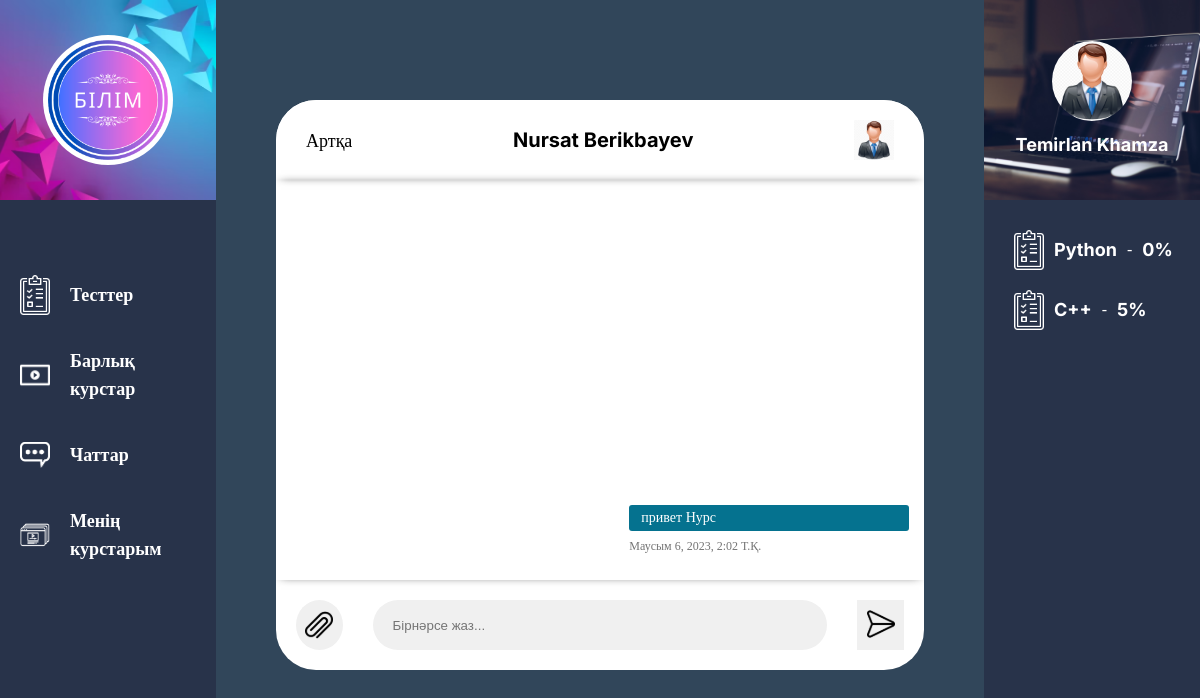
Page /chats/6/ (signed in) on the committed database.
### online_courses/models.py (models this page shows, shortened)
class AllUserInfo(models.Model):
    user_pk = models.ForeignKey(settings.AUTH_USER_MODEL,on_delete=models.CASCADE)
    first_name=models.CharField(max_length=50)
    last_name=models.CharField(max_length=50)
    city=models.CharField(max_length=20,default='None')
    email=models.EmailField()
    phone=models.CharField(max_length=20,default='None')
    user_icon=models.ImageField(upload_to='icons/')
    user_type=models.CharField(max_length=30, default='student')
    def isUserTeacher(self):
        if(self.user_type == 'student'):
            return False
        else:
            return True
    class Meta:
        verbose_name = "Қолданушы туралы толық ақпарат"
        verbose_name_plural = "Қолданушылар туралы толық ақпарат"

class UserMessages(models.Model):
    user_sender=models.ForeignKey(settings.AUTH_USER_MODEL,on_delete=models.CASCADE , related_name='user_sender')
    user_reciver=models.ForeignKey(settings.AUTH_USER_MODEL,on_delete=models.CASCADE,related_name='user_reciver')
    message_text=models.TextField()
    message_date=models.DateTimeField(default=timezone.now)
    class Meta:
        verbose_name = "Хабарлама"
        verbose_name_plural = "Хабарламалар"

class UserCourseSubscribe(models.Model):
    user_pk=models.ForeignKey(settings.AUTH_USER_MODEL,on_delete=models.CASCADE)
    course_pk=models.ForeignKey(CourseGeneral,on_delete=models.CASCADE)
    grades=models.IntegerField(default=0)
    class Meta:
        verbose_name = "Курсқа жазылым"
        verbose_name_plural = "Курстарға жазылым"

class CourseGeneral(models.Model):
    author = models.ForeignKey(settings.AUTH_USER_MODEL, on_delete=models.CASCADE)
    title = models.CharField(max_length=30)
    info = models.TextField()
    created_date = models.DateTimeField(default=timezone.now)
    published_date = models.DateTimeField(blank=True, null=True)
    course_icon = models.ImageField(upload_to='media/', blank=True ,default='qwert',null=True)
    class Meta:
        verbose_name = "Курс туралы толық ақпарат"
        verbose_name_plural = "Курстар туралы толық ақпарат"

### online_courses/views.py (the view)
# urls.py: path('chats/<int:pk>/', views.every_chat, name='chat'),
def every_chat(request,pk):
    user=get_object_or_404( AllUserInfo,user_pk=request.user.pk)
    companion_user=get_object_or_404( AllUserInfo,user_pk=pk)
    mycourses=UserCourseSubscribe.objects.filter(user_pk=request.user)
    if request.method=='POST':
        message_text=request.POST.get('text')
        UserMessages.objects.create(user_sender=request.user,user_reciver=companion_user.user_pk,message_text=message_text)
    chat_messages=UserMessages.objects.filter(Q(user_sender=request.user,user_reciver=companion_user.user_pk) | Q(user_sender=companion_user.user_pk,user_reciver=request.user)).order_by('-message_date')
    for messages in chat_messages:
        if messages.user_sender==request.user:
            messages.current_user=True
        else:
            messages.current_user=False
    return render(request,'online_courses/chat.html',{"userInfo":user,"companion_user":companion_user,'mycourses':mycourses,"messages":chat_messages})

### online_courses/templates/online_courses/chat.html (shortened to what this page needs)
{% extends 'online_courses/main.html' %}
{% load static %}
{% block content %}
<head>
    <link rel="stylesheet" href="{% static 'assets/css/messages.css' %}">
    <link rel="stylesheet" href="{% static 'assets/css/chat.css' %}">
</head>
        <div class="main-content">
            <div class="chat">
                <div class="chat-top">
                    <button onclick="history.back()">Артқа</button>
                    <p>{{ companion_user.first_name }} {{ companion_user.last_name }}</p>
                    {% if companion_user.user_icon %}
                        <img src="{{ companion_user.user_icon.url }}" alt="">
                    {% else %}
                        <img src="assets/icon/chat.svg" alt="">
                    {% endif %}
                </div>
                <div class="chat-area">
                    <div class="mesgs">
                        <div class="msg_history">
                          {% for message in messages %}
                            {% if message.current_user %}
                            <div class="outgoing_msg">
                                <div class="sent_msg">
                                <p>{{message.message_text}}</p>
                                <span class="time_date"> {{message.message_date}}</span>
                                </div>
                            </div>
                            {% endif  %}
                          {% endfor  %}
                        </div>
                      </div>
                </div>
                <form action="" class="chat-form" method="post">
                    <label for="file">
                        <img src="{% static 'assets/icon/file.svg' %}" alt="">
                    </label>
                    <input type="text" placeholder="Бірнәрсе жаз..." name="text" required>
                    <button type="submit">
                        <img src="{% static 'assets/icon/send.svg' %}" alt="">
                    </button>
                </form>
            </div>
        </div>
        {% endblock %}

### online_courses/templates/online_courses/main.html (shortened to what this page needs)
{% load static %}
<!DOCTYPE html>
<html lang="en">
<head>
    <link rel="stylesheet" href="{% static  'assets/css/main.css' %}">
    <link rel="stylesheet" href="{% static  'assets/css/all-courses.css' %}">
</head>
<body>
    <main class="main">
        <div class="sidebar-left">
            <div class="sidebar-logo">
                <a href="{% url 'all_courses' %}">
                    <img src="{% static  'assets/img/ілім.png' %}" alt="">
                </a>
            </div>
            <div class="sidebar-left__item">
                <a href="{% url 'all_tests' %}">
                    <img src="{% static  'assets/icon/s1.png' %}" alt="">
                    <span>Тесттер</span>
                </a>
                <a href="{% url 'all_courses'%}">
                    <img src="{% static  'assets/icon/video.png' %}" alt="">
                    <span>Барлық курстар</span>
                </a>
                <a href="{% url 'all_chats' %}">
                    <img src="{% static  'assets/icon/chat.png' %}" alt="">
                    <span>Чаттар</span>
                </a>
                {% if userInfo %}
                {% if userInfo.isUserTeacher %}
                <a href="{% url 'teacher_courses' %}">
                    <img src="{% static  'assets/icon/persons.png' %}" alt="">
                    <span>Менің курстарым</span>
                </a>
                {% endif %}
                {% endif %}
            </div>
        </div>
        {% block content %}
        {% endblock %}
        <div class="sidebar-right">
            <div class="sidebar-right__user">
                {% if userInfo %}
                <a href="{% url 'user_profile' %}">
                    {% if userInfo.user_icon %}
                        <img style="border-radius: 50%;" src="{{ userInfo.user_icon.url }}" alt="">
                    {% else %}
                        <img style="border-radius: 50%;" src="{% static  'assets/icon/avatar.png' %}" alt="">
                    {% endif%}
                    <h3>{{ userInfo.first_name }}  {{userInfo.last_name}}  </h3>
                </a>
                {% else %}
                <a href="{% url 'login' %}">
                    <img style="border-radius: 50%;" src="{% static  'assets/icon/avatar.png' %}" alt="">
                    <h3>log in</h3>
                </a>
                {% endif %}
            </div>
            <div class="sidebar-right__stats">
                {% for mycourse in mycourses %}
                <a href="#">
                    <img src="{% static  'assets/icon/s1.png' %}" alt="">
                    <span class="sidebar-right__stats-name">
                        {{ mycourse.course_pk.title }}
                    </span> -
                    <div class="sidebar-right__stats-rating">
                        {{ mycourse.grades}}%
                    </div>
                </a>
                {% endfor %}
            </div>
        </div>
    </main>
</body>
</html>

### online_courses/static/assets/css/main.css (style rules this page uses)
* { padding: 0; margin: 0; text-decoration: none; box-sizing: border-box; }
body { background: #31465a; padding-bottom: 100px; }
.main { display: flex; }
.sidebar-left, .sidebar-right { height: 100vh; width: 18%; }
.sidebar-left { position: fixed; left: 0; top: 0; }
.sidebar-right { position: fixed; right: 0; top: 0; }
.main-content { width: 54%; margin: auto; margin-top: 100px; }
.sidebar-left, .sidebar-right { background: rgb(40, 51, 74); }
.sidebar-logo { display: flex; justify-content: center; align-items: center; height: 200px; width: 100%; background: url(../img/sidebar-logo_back.avif); background-size: cover; background-position: center; }
.sidebar-logo a { display: block; width: 130px; height: 130px; padding: 5px; background-color: #fff; border-radius: 50%; }
.sidebar-logo img { width: 100%; height: 100%; }
.sidebar-left__item img { width: 30px; }
.sidebar-left__item { margin-top: 50px; padding: 20px; }
.sidebar-left__item span { font-family: 'Inter'; font-weight: bold; font-size: 18px; line-height: 28px; color: #fff; }
.sidebar-left__item a { display: flex; align-items: center; gap: 20px; height: 50px; transition: .5s; margin-bottom: 30px; }
.sidebar-right__user { height: 200px; background: url(../img/sidebar-right.jpg); background-size: cover; background-position: center; width: 100%; display: flex; align-items: center; justify-content: center; }
.sidebar-right__user img { width: 80px; height: 80px; display: block; margin: auto; }
.sidebar-right__user h3 { font-family: 'Inter'; font-size: 18px; line-height: 28px; color: #fff; font-weight: bold; text-align: center; margin-top: 10px; }
.sidebar-right__stats { padding: 30px; }
.sidebar-right__stats img { width: 30px; }
.sidebar-right__stats-name { font-family: 'Inter'; font-weight: 700; font-size: 18px; line-height: 28px; color: #fff; }
.sidebar-right__stats-rating { font-family: 'Inter'; font-weight: 700; font-size: 18px; line-height: 28px; color: #fff; }
.sidebar-right__stats a { color: #fff; display: flex; align-items: center; gap: 10px; margin-bottom: 20px; }
.sidebar-left, .sidebar-right { transition: 1s; }

### online_courses/static/assets/css/messages.css (style rules this page uses)
.time_date { color: #747474; display: block; font-size: 12px; margin: 8px 0 0; }
.mesgs { float: left; padding: 30px 15px 0 25px; width: 100%; height: 100%; }
.sent_msg p { background: #05728f ; border-radius: 3px; font-size: 14px; margin: 0; color:#fff; padding: 5px 10px 5px 12px; width:100%; }
.outgoing_msg { margin:26px 0 26px; }
.sent_msg { float: right; width: 46%; }
.msg_history { display: flex; flex-direction: column-reverse; height: 100%; width: auto; overflow-Y:scroll; }

### online_courses/static/assets/css/chat.css (style rules this page uses)
.chat { width: 100%; border-radius: 40px; overflow: hidden; background: #fff; }
.chat-top { background: #fff; padding-top: 20px; padding-bottom: 20px; display: flex; justify-content: space-between; align-items: center; padding-left: 30px; padding-right: 30px; box-shadow: 0px 0px 10px -5px black; }
.chat-top button { background: transparent; cursor: pointer; border: none; font-family: 'Inter'; font-weight: 400; font-size: 18px; line-height: 23px; color: #000000; }
.chat-top p { font-family: 'Inter'; font-weight: bold; font-size: 20px; line-height: 28px; color: #000000; }
.chat-top img { width: 40px; height: 40px; object-fit: cover; }
.chat-area { width: 100%; height: 400px; box-shadow: 0px 0px 10px -5px black; }
.chat-form { padding-top: 20px; padding-bottom: 20px; padding-left: 20px; padding-right: 20px; display: flex; gap: 30px; }
.chat-form label { width: 50px; height: 50px; display: block; background: rgb(240, 240, 240); display: flex; justify-content: center; align-items: center; border-radius: 50%; cursor: pointer; }
.chat-form > input[type=text] { width: 80%; padding-left: 20px; border-radius: 25px; border: none; background: rgb(240, 240, 240); outline: none }
.chat-form button { background: rgb(240, 240, 240); border: none; outline: none; width: 50px; height: 50px; cursor: pointer; }

### rows in the picture
AllUserInfo: first_name "Nursat", last_name "Berikbayev", user_icon (picture)
UserMessages: message_text "привет Нурс", message_date "Маусым 6, 2023, 2:02 Т.Қ."
AllUserInfo: user_icon (picture), first_name "Temirlan", last_name "Khamza"
UserCourseSubscribe: course_pk "Python", grades "0"
UserCourseSubscribe: course_pk "C++", grades "5"
